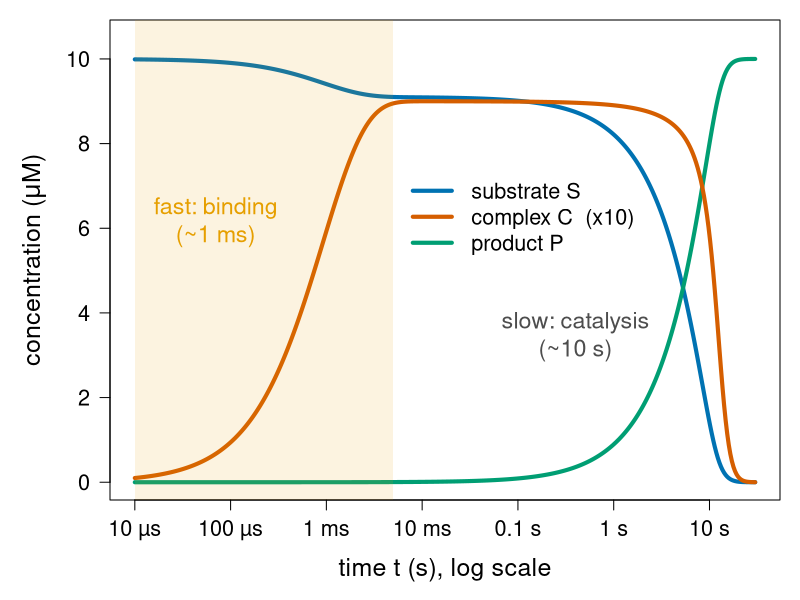
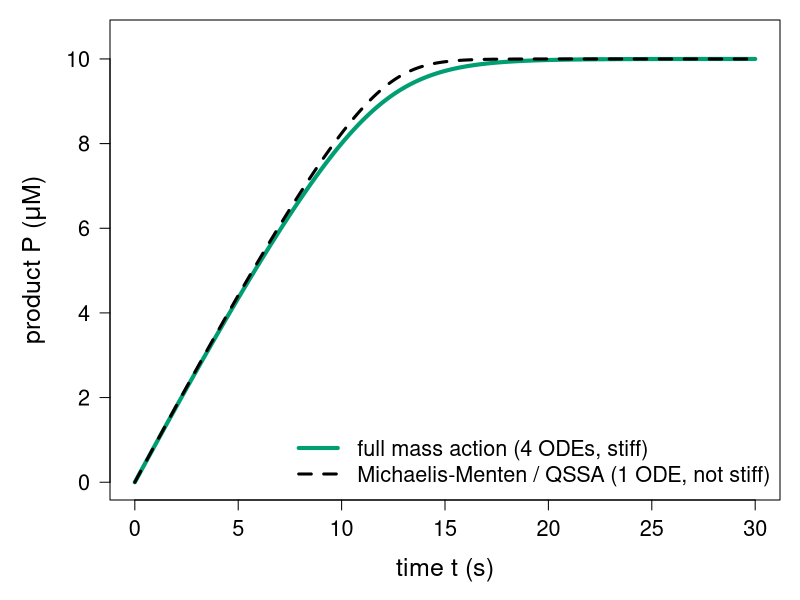
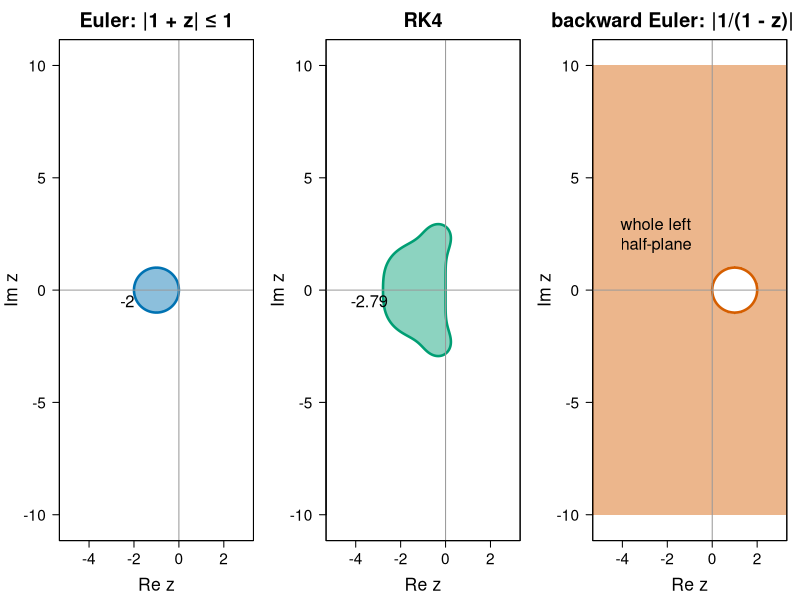
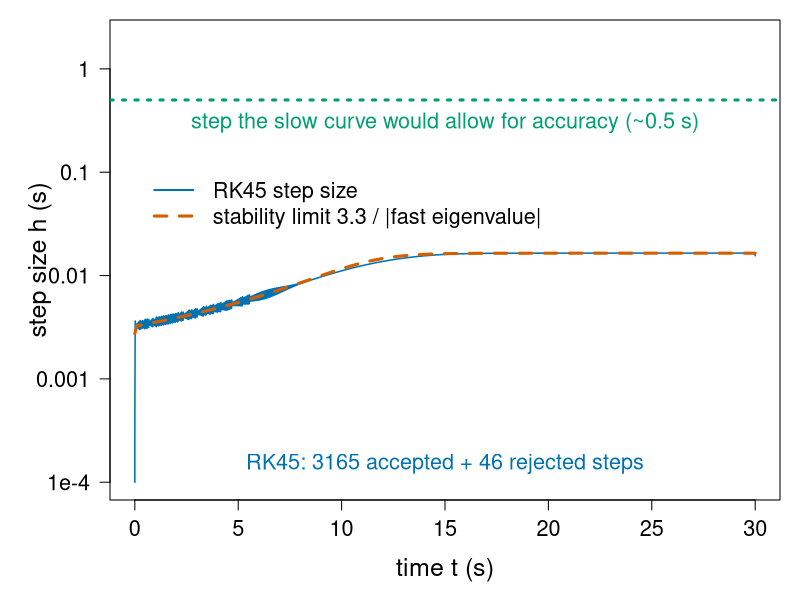
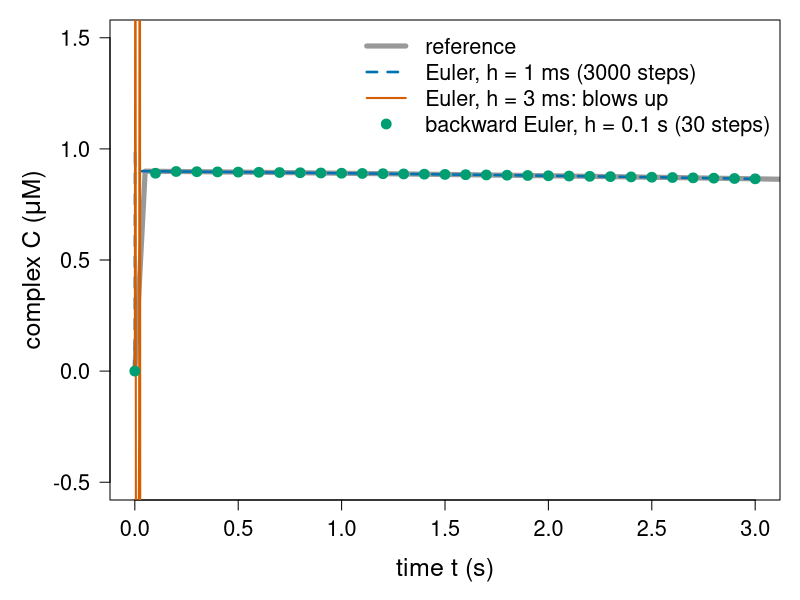
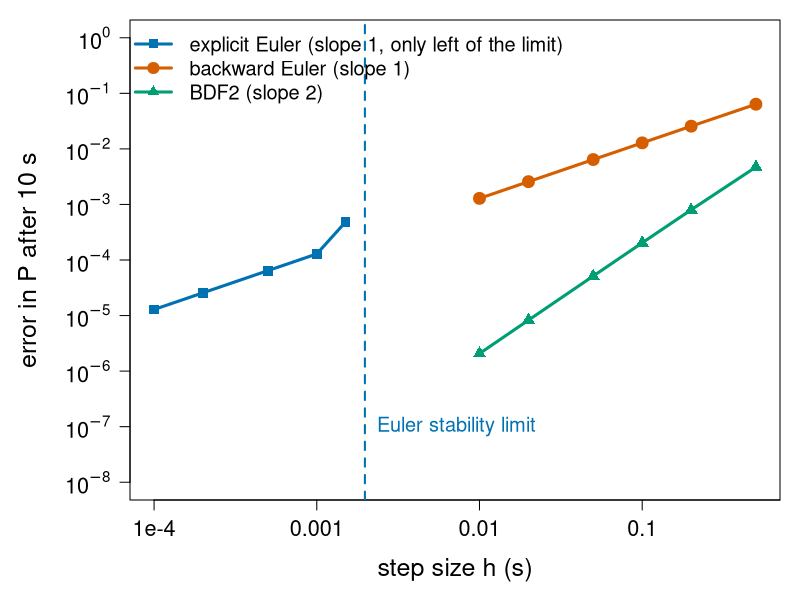
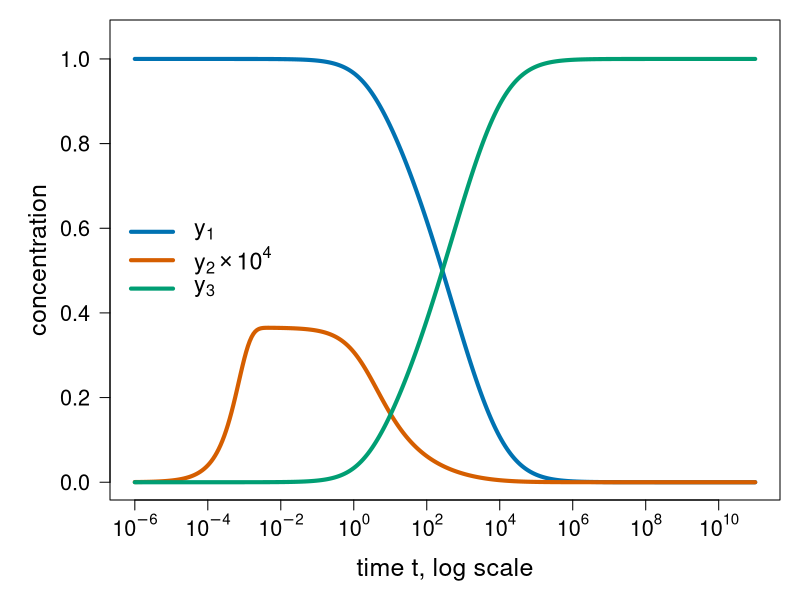
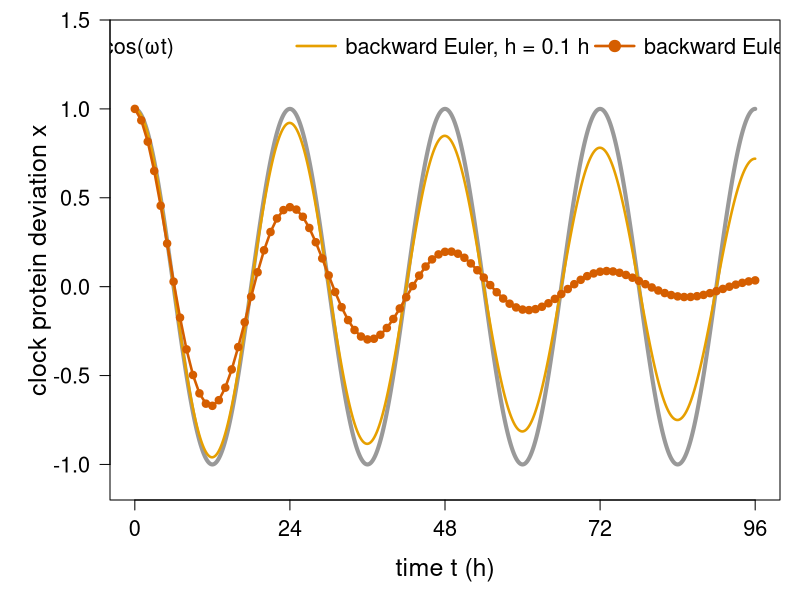

Recreate these plots in R, in order.
# Figures for the stiffness/ unit ("Stiffness and implicit methods").
#
# Re-run by hand from this folder (it is NOT run by `quarto render`):
#   cd stiffness && Rscript make-stiffness-figs.R
#
# Base R graphics only (grDevices::svg) plus deSolve for reference solutions.
# Colours are Okabe-Ito (colour-blind safe). Makes:
#   fig01-enzyme.svg           mass-action enzyme kinetics on a log time axis: fast binding, slow catalysis
#   fig02-qssa.svg             full mass-action model vs the Michaelis-Menten (QSSA) model
#   fig03-stability.svg        stability regions of Euler, RK4 and backward Euler in the z = h*lambda plane
#   fig04-rk45-steps.svg       step sizes of an adaptive Dormand-Prince RK45 on the enzyme model
#   fig05-euler-vs-beuler.svg  explicit Euler (h = 1 ms, 3 ms) vs backward Euler (h = 0.1 s) on the enzyme
#   fig06-order.svg            error vs h: explicit Euler, backward Euler, BDF2 on the enzyme
#   fig07-robertson.svg        Robertson's problem from 1e-6 to 1e11 s (lsoda)
#   fig08-damping.svg          backward Euler damps a 24-hour oscillation

library(deSolve)

oi <- c(orange = "#E69F00", sky = "#56B4E9", green = "#009E73",
        yellow = "#F0E442", blue = "#0072B2", red = "#D55E00",
        purple = "#CC79A7", grey = "#999999")

## ---- the running examples (same code as on the slides) ---------------------

kf <- 100; kr <- 100; kcat <- 1                  # per uM per s, per s, per s
E0 <- 1; S0 <- 10                                # uM
Km <- (kr + kcat) / kf; Vmax <- kcat * E0        # 1.01 uM, 1 uM/s
f <- function(y) {                               # y = (S, E, C, P)
  b <- kf * y[2] * y[1] - kr * y[3]
  c(-b, -b + kcat * y[3], b - kcat * y[3], kcat * y[3])
}
jac <- function(y) rbind(c(-kf * y[2], -kf * y[1], kr,         0),
                         c(-kf * y[2], -kf * y[1], kr + kcat,  0),
                         c( kf * y[2],  kf * y[1], -kr - kcat, 0),
                         c( 0,          0,          kcat,      0))
enzyme <- function(t, y, p) list(f(y))
y0 <- c(S = S0, E = E0, C = 0, P = 0)

beuler <- function(f, jac, y0, h, n, tol = 1e-10) {
  Y <- matrix(NA, n + 1, length(y0)); Y[1, ] <- y <- y0
  I <- diag(length(y0))
  for (i in 1:n) {
    yold <- y                                    # Newton starts at y_n
    for (k in 1:20) {
      delta <- solve(I - h * jac(y), -(y - yold - h * f(y)))
      y <- y + delta
      if (sqrt(sum(delta^2)) < tol) break
    }
    Y[i + 1, ] <- y
  }
  Y
}
bdf2 <- function(f, jac, y0, y1, h, n, tol = 1e-10) {  # needs two start values
  Y <- matrix(NA, n + 1, length(y0)); Y[1, ] <- y0; Y[2, ] <- y1
  I <- diag(length(y0))
  for (i in 2:n) {
    y <- Y[i, ]
    for (k in 1:20) {
      G <- y - 4 / 3 * Y[i, ] + 1 / 3 * Y[i - 1, ] - 2 / 3 * h * f(y)
      delta <- solve(I - 2 / 3 * h * jac(y), -G)
      y <- y + delta
      if (sqrt(sum(delta^2)) < tol) break
    }
    Y[i + 1, ] <- y
  }
  Y
}
euler <- function(f, y0, h, n) {
  Y <- matrix(NA, n + 1, length(y0)); Y[1, ] <- y <- y0
  for (i in 1:n) { y <- y + h * f(y); Y[i + 1, ] <- y }
  Y
}

## ---- fig01: fast binding, slow catalysis --------------------------------------

tt <- c(0, 10^seq(-5, log10(30), length.out = 400))
ref <- ode(y0, tt, enzyme, NULL, method = "lsoda", rtol = 1e-10, atol = 1e-12)
svg("fig01-enzyme.svg", width = 10, height = 5.5)
par(mar = c(5, 5.5, 1, 1), cex.lab = 1.5, cex.axis = 1.3)
plot(ref[-1, "time"], ref[-1, "S"], log = "x", type = "l", lwd = 4, col = oi["blue"],
     ylim = c(0, 10.5), xlab = "time t (s), log scale", ylab = expression("concentration (" * mu * "M)"),
     las = 1, xaxt = "n")
axis(1, at = 10^(-5:1), labels = c("10 µs", "100 µs", "1 ms", "10 ms", "0.1 s", "1 s", "10 s"))
lines(ref[-1, "time"], ref[-1, "P"], lwd = 4, col = oi["green"])
lines(ref[-1, "time"], 10 * ref[-1, "C"], lwd = 4, col = oi["red"])
rect(1e-5, -1, 5e-3, 11, col = adjustcolor(oi["orange"], 0.12), border = NA)
text(7e-5, 6.2, "fast: binding\n(~1 ms)", cex = 1.4, col = oi["orange"])
text(0.4, 3.5, "slow: catalysis\n(~10 s)", cex = 1.4, col = "grey30")
legend(5e-3, 7.5, c("substrate S", "complex C  (x10)", "product P"), lwd = 4,
       col = oi[c("blue", "red", "green")], cex = 1.3, bty = "n")
dev.off()

## ---- fig02: full model vs QSSA -------------------------------------------------

tl <- seq(0, 30, by = 0.05)
full <- ode(y0, tl, enzyme, NULL, method = "lsoda", rtol = 1e-10, atol = 1e-12)
mm <- function(t, y, p) list(-Vmax * y / (Km + y))
qssa <- ode(c(S = S0), tl, mm, NULL, rtol = 1e-10, atol = 1e-12)
svg("fig02-qssa.svg", width = 10, height = 5.5)
par(mar = c(5, 5.5, 1, 1), cex.lab = 1.5, cex.axis = 1.3)
plot(tl, full[, "P"], type = "l", lwd = 4, col = oi["green"], ylim = c(0, 10.5),
     xlab = "time t (s)", ylab = expression("product P (" * mu * "M)"), las = 1)
lines(tl, S0 - qssa[, "S"], lwd = 3, lty = 2, col = "black")
legend("bottomright", c("full mass action (4 ODEs, stiff)",
                        "Michaelis-Menten / QSSA (1 ODE, not stiff)"),
       lwd = c(4, 3), lty = c(1, 2), col = c(oi["green"], "black"), cex = 1.3, bty = "n")
dev.off()

## ---- fig03: stability regions -----------------------------------------------------

xs <- seq(-5, 3, length.out = 401); ys <- seq(-4, 4, length.out = 401)
z <- outer(xs, ys, function(a, b) complex(real = a, imaginary = b))
R_euler <- Mod(1 + z)
R_rk4 <- Mod(1 + z + z^2 / 2 + z^3 / 6 + z^4 / 24)
R_be <- Mod(1 / (1 - z))
svg("fig03-stability.svg", width = 13, height = 5)
par(mfrow = c(1, 3), mar = c(4.5, 4.5, 3, 1), cex.lab = 1.6, cex.axis = 1.4, cex.main = 1.8)
panel <- function(R, main, col, outside = FALSE) {
  plot(NA, xlim = range(xs), ylim = range(ys), asp = 1, xlab = expression("Re " * z),
       ylab = expression("Im " * z), main = main, las = 1)
  fill <- adjustcolor(col, 0.45)
  if (outside) rect(-10, -10, 10, 10, col = fill, border = NA)   # stable outside the curve
  for (cl in contourLines(xs, ys, R, levels = 1))
    polygon(cl$x, cl$y, col = if (outside) "white" else fill, border = col, lwd = 2.5)
  abline(h = 0, v = 0, col = oi["grey"])
  box()
}
panel(R_euler, "Euler: |1 + z| ≤ 1", oi["blue"])
text(-2.3, -0.5, "-2", cex = 1.5)
panel(R_rk4, "RK4", oi["green"])
text(-3.4, -0.5, "-2.79", cex = 1.5)
panel(R_be, "backward Euler: |1/(1 - z)| ≤ 1", oi["red"], outside = TRUE)
text(-2.5, 2.5, "whole left\nhalf-plane", cex = 1.5)
dev.off()

## ---- fig04: adaptive RK45 on the enzyme ------------------------------------------
## Hand-written Dormand-Prince 5(4) with a standard step-size controller.

dp_a <- list(c(), c(1/5), c(3/40, 9/40), c(44/45, -56/15, 32/9),
             c(19372/6561, -25360/2187, 64448/6561, -212/729),
             c(9017/3168, -355/33, 46732/5247, 49/176, -5103/18656),
             c(35/384, 0, 500/1113, 125/192, -2187/6784, 11/84))
dp_b <- c(35/384, 0, 500/1113, 125/192, -2187/6784, 11/84, 0)
dp_e <- dp_b - c(5179/57600, 0, 7571/16695, 393/640, -92097/339200, 187/2100, 1/40)
rk45 <- function(f, y, tend, rtol = 1e-6, atol = 1e-6, h = 1e-4) {
  t <- 0; ts <- 0; hs <- numeric(0); nrej <- 0
  while (t < tend) {
    h <- min(h, tend - t)
    K <- matrix(0, 7, length(y))
    for (s in 1:7) {
      ys <- y
      if (s > 1) for (j in 1:(s - 1)) ys <- ys + h * dp_a[[s]][j] * K[j, ]
      K[s, ] <- f(ys)
    }
    ynew <- y + h * colSums(dp_b * K)
    err <- sqrt(mean((h * colSums(dp_e * K) / (atol + rtol * pmax(abs(y), abs(ynew))))^2))
    if (err <= 1) { t <- t + h; y <- ynew; ts <- c(ts, t); hs <- c(hs, h) } else nrej <- nrej + 1
    h <- h * min(5, max(0.2, 0.9 * err^(-1/5)))
  }
  list(t = ts, h = hs, nrej = nrej, y = y)
}
run <- rk45(f, unname(y0), 30)
cat("RK45 (hand-written): accepted", length(run$h), "rejected", run$nrej, "\n")
lam_fast <- sapply(seq(0, 30, by = 0.1), function(tk) {
  yk <- ode(y0, c(0, tk + 1e-12), enzyme, NULL, method = "lsoda", rtol = 1e-10, atol = 1e-12)[2, -1]
  min(Re(eigen(jac(yk))$values))
})
svg("fig04-rk45-steps.svg", width = 10, height = 5.5)
par(mar = c(5, 5.5, 1, 1), cex.lab = 1.5, cex.axis = 1.3)
plot(run$t[-1], run$h, log = "y", type = "l", col = oi["blue"], lwd = 1.5,
     ylim = c(1e-4, 2), xlab = "time t (s)", ylab = "step size h (s)", las = 1, yaxt = "n")
axis(2, at = 10^(-4:0), labels = c("1e-4", "0.001", "0.01", "0.1", "1"), las = 1)
lines(seq(0, 30, by = 0.1), 3.3 / abs(lam_fast), lwd = 3, lty = 2, col = oi["red"])
abline(h = 0.5, lwd = 3, lty = 3, col = oi["green"])
text(15, 0.3, "step the slow curve would allow for accuracy (~0.5 s)", cex = 1.3, col = oi["green"])
text(15, 1.5e-4, paste0("RK45: ", length(run$h), " accepted + ", run$nrej,
                        " rejected steps"), cex = 1.3, col = oi["blue"])
legend(0, 0.12, c("RK45 step size", "stability limit 3.3 / |fast eigenvalue|"),
       lwd = c(2, 3), lty = c(1, 2), col = oi[c("blue", "red")], cex = 1.3, bty = "n")
dev.off()

## ---- fig05: explicit vs backward Euler on the enzyme --------------------------------

e1 <- euler(f, unname(y0), 1e-3, 3000)
e3 <- euler(f, unname(y0), 3e-3, 1000)
be <- beuler(f, jac, unname(y0), 0.1, 30)
svg("fig05-euler-vs-beuler.svg", width = 10, height = 5.5)
par(mar = c(5, 5.5, 1, 1), cex.lab = 1.5, cex.axis = 1.3)
plot(tl, full[, "C"], type = "l", lwd = 5, col = oi["grey"], xlim = c(0, 3), ylim = c(-0.5, 1.5),
     xlab = "time t (s)", ylab = expression("complex C (" * mu * "M)"), las = 1)
lines((0:3000) * 1e-3, e1[, 3], lwd = 2.5, lty = 2, col = oi["blue"])
ok <- is.finite(e3[, 3]) & abs(e3[, 3]) < 5
lines(((0:1000) * 3e-3)[ok], e3[ok, 3], lwd = 2, col = oi["red"])
points((0:30) * 0.1, be[, 3], pch = 19, cex = 1.3, col = oi["green"])
legend("topright", c("reference", "Euler, h = 1 ms (3000 steps)", "Euler, h = 3 ms: blows up",
                     "backward Euler, h = 0.1 s (30 steps)"),
       lwd = c(5, 2.5, 2, NA), lty = c(1, 2, 1, NA), pch = c(NA, NA, NA, 19), col = oi[c("grey", "blue", "red", "green")],
       cex = 1.3, bty = "n")
dev.off()

## ---- fig06: error vs h ----------------------------------------------------------

## Start after the binding transient (t = 0.1 s, from the reference), integrate 10 s:
## the solution is smooth there but the problem is still stiff.
refy <- function(t) unname(ode(y0, c(0, t), enzyme, NULL, method = "lsoda", rtol = 1e-12, atol = 1e-14)[2, -1])
ys <- refy(0.1); Pref <- refy(10.1)[4]
lam_s <- min(Re(eigen(jac(ys))$values))
cat("fast eigenvalue at t = 0.1 s:", lam_s, " Euler limit 2/|lambda| =", 2 / abs(lam_s), "\n")
hs_imp <- c(0.5, 0.2, 0.1, 0.05, 0.02, 0.01)
err_be <- sapply(hs_imp, function(h) abs(beuler(f, jac, ys, h, round(10 / h))[round(10 / h) + 1, 4] - Pref))
err_b2 <- sapply(hs_imp, function(h)                  # second start value from the reference
  abs(bdf2(f, jac, ys, refy(0.1 + h), h, round(10 / h))[round(10 / h) + 1, 4] - Pref))
hs_ex <- c(0.0015, 0.001, 5e-4, 2e-4, 1e-4)
err_ex <- sapply(hs_ex, function(h) abs(euler(f, ys, h, round(10 / h))[round(10 / h) + 1, 4] - Pref))
print(rbind(hs_imp, err_be, err_b2)); print(rbind(hs_ex, err_ex))
svg("fig06-order.svg", width = 10, height = 5.5)
par(mar = c(5, 6.5, 1, 1), cex.lab = 1.5, cex.axis = 1.3)
plot(hs_imp, err_be, log = "xy", type = "o", pch = 19, lwd = 3, cex = 1.3, col = oi["red"],
     xlim = c(1e-4, 0.5), ylim = c(1e-8, 1), xlab = "step size h (s)",
     ylab = "", las = 1, xaxt = "n", yaxt = "n")
axis(1, at = 10^(-4:0), labels = c("1e-4", "0.001", "0.01", "0.1", "1"))
axis(2, at = 10^(-8:0), labels = parse(text = paste0("10^", -8:0)), las = 1)
mtext("error in P after 10 s", side = 2, line = 4.5, cex = 1.5)
lines(hs_imp, err_b2, type = "o", pch = 17, lwd = 3, cex = 1.3, col = oi["green"])
lines(hs_ex, err_ex, type = "o", pch = 15, lwd = 3, cex = 1.3, col = oi["blue"])
abline(v = 2 / abs(lam_s), lty = 2, col = oi["blue"], lwd = 2)
text(2 / abs(lam_s), 1e-7, "  Euler stability limit", adj = 0, cex = 1.2, col = oi["blue"])
legend("topleft", c("explicit Euler (slope 1, only left of the limit)",
                        "backward Euler (slope 1)", "BDF2 (slope 2)"),
       lwd = 3, pch = c(15, 19, 17), col = oi[c("blue", "red", "green")], cex = 1.2, bty = "n")
dev.off()

## ---- fig07: Robertson's problem ---------------------------------------------------

rober <- function(t, y, p) {
  r1 <- 0.04 * y[1]; r2 <- 3e7 * y[2]^2; r3 <- 1e4 * y[2] * y[3]
  list(c(-r1 + r3, r1 - r2 - r3, r2))
}
tr <- c(0, 10^seq(-6, 11, by = 0.05))
rob <- ode(c(y1 = 1, y2 = 0, y3 = 0), tr, rober, NULL, method = "lsoda", rtol = 1e-8, atol = 1e-12)
svg("fig07-robertson.svg", width = 10, height = 5.5)
par(mar = c(5, 5.5, 1, 1), cex.lab = 1.5, cex.axis = 1.3)
plot(rob[-1, "time"], rob[-1, "y1"], log = "x", type = "l", lwd = 4, col = oi["blue"],
     ylim = c(0, 1.05), xlab = "time t, log scale", ylab = "concentration", las = 1, xaxt = "n")
axis(1, at = 10^seq(-6, 10, by = 2), labels = parse(text = paste0("10^", seq(-6, 10, by = 2))))
lines(rob[-1, "time"], 1e4 * rob[-1, "y2"], lwd = 4, col = oi["red"])
lines(rob[-1, "time"], rob[-1, "y3"], lwd = 4, col = oi["green"])
legend("left", c(expression(y[1]), expression(y[2] %*% 10^4), expression(y[3])), lwd = 4,
       col = oi[c("blue", "red", "green")], cex = 1.4, bty = "n")
dev.off()

## ---- fig08: backward Euler damps an oscillation -------------------------------------

w <- 2 * pi / 24
A <- matrix(c(0, 1, -w^2, 0), 2, byrow = TRUE)
osc_f <- function(y) as.vector(A %*% y)
osc_j <- function(y) A
th <- seq(0, 96, by = 0.1)
b1 <- beuler(osc_f, osc_j, c(1, 0), 1, 96)
b01 <- beuler(osc_f, osc_j, c(1, 0), 0.1, 960)
svg("fig08-damping.svg", width = 10, height = 5.5)
par(mar = c(5, 5.5, 1, 1), cex.lab = 1.5, cex.axis = 1.3)
plot(th, cos(w * th), type = "l", lwd = 4, col = oi["grey"], ylim = c(-1.1, 1.4),
     xlab = "time t (h)", ylab = "clock protein deviation x", las = 1, xaxt = "n")
axis(1, at = seq(0, 96, by = 24))
lines(th, b01[, 1], lwd = 2.5, col = oi["orange"])
lines(0:96, b1[, 1], type = "o", pch = 19, cex = 0.8, lwd = 2.5, col = oi["red"])
legend("top", c("exact cos(ωt)", "backward Euler, h = 0.1 h", "backward Euler, h = 1 h"),
       lwd = c(4, 2.5, 2.5), pch = c(NA, NA, 19), col = oi[c("grey", "orange", "red")],
       cex = 1.3, bty = "n", horiz = FALSE, ncol = 3, x.intersp = 0.5)
dev.off()
